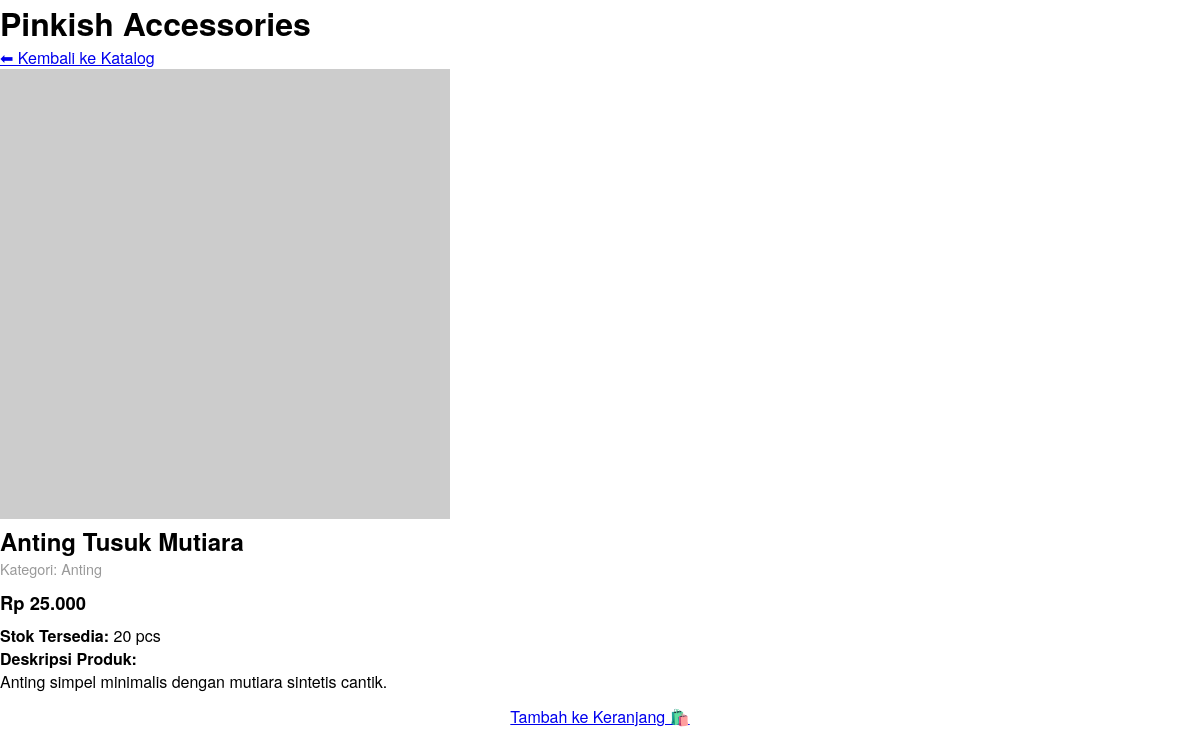
The app's page /web_dinamis/detail.php?id=2 with its own data.
### tables this page shows
CREATE TABLE `produk` (
  `id_produk` int(11) NOT NULL,
  `nama_produk` varchar(100) NOT NULL,
  `id_kategori` int(11) DEFAULT NULL,
  `harga` int(11) NOT NULL,
  `stok` int(11) NOT NULL,
  `gambar` varchar(255) DEFAULT NULL,
  `deskripsi` text DEFAULT NULL
);

CREATE TABLE `kategori` (
  `id_kategori` int(11) NOT NULL,
  `nama_kategori` varchar(50) NOT NULL
);

### web_dinamis/detail.php (the view, shortened to what this page needs)
<?php
include 'koneksi.php';
$id = isset($_GET['id']) ? intval($_GET['id']) : 0;
$query = "SELECT produk.*, kategori.nama_kategori
          FROM produk
          JOIN kategori ON produk.id_kategori = kategori.id_kategori
          WHERE produk.id_produk = $id";
$result = mysqli_query($koneksi, $query);
$produk = mysqli_fetch_assoc($result);
?>
<!DOCTYPE html>
<html lang="id">
<head>
    <link rel="stylesheet" href="assets/css/style.css">
</head>
<body>
    <header>
        <h1>Pinkish Accessories</h1>
    </header>
    <nav>
        <a href="index.php">⬅ Kembali ke Katalog</a>
    </nav>
    <div class="container">
        <div class="detail-wrapper">
            <img class="detail-img" src="https://via.placeholder.com/450x450/FFE4E1/D81B60?text=<?php echo urlencode($produk['nama_produk']); ?>" alt="<?php echo $produk['nama_produk']; ?>">
            <div class="detail-info">
                <h2><?php echo $produk['nama_produk']; ?></h2>
                <p style="color: #999; font-size: 0.9rem; margin-bottom: 10px;">Kategori: <?php echo $produk['nama_kategori']; ?></p>
                <p class="harga">Rp <?php echo number_format($produk['harga'], 0, ',', '.'); ?></p>
                <p><strong>Stok Tersedia:</strong> <?php echo $produk['stok']; ?> pcs</p>
                <p><strong>Deskripsi Produk:</strong><br><?php echo nl2br($produk['deskripsi']); ?></p>
                <a href="#" class="btn-detail" style="display: block; text-align: center; padding: 12px;">Tambah ke Keranjang 🛍️</a>
            </div>
        </div>
    </div>
</body>
</html>

### web_dinamis/assets/css/style.css (style rules this page uses)
* { margin: 0; padding: 0; box-sizing: border-box; font-family: 'Helvetica Neue', Helvetica, Arial, sans-serif; }
body { background-color: #FFFFFF; color: #000000; }
.harga { font-size: 1.15rem; font-weight: bold; color: #000000; margin: 8px 0; }

### records on screen
produk: nama_produk "Anting Tusuk Mutiara", id_kategori.nama_kategori "Anting", harga "25.000", stok "20", deskripsi "Anting simpel minimalis dengan mutiara sintetis cantik."
